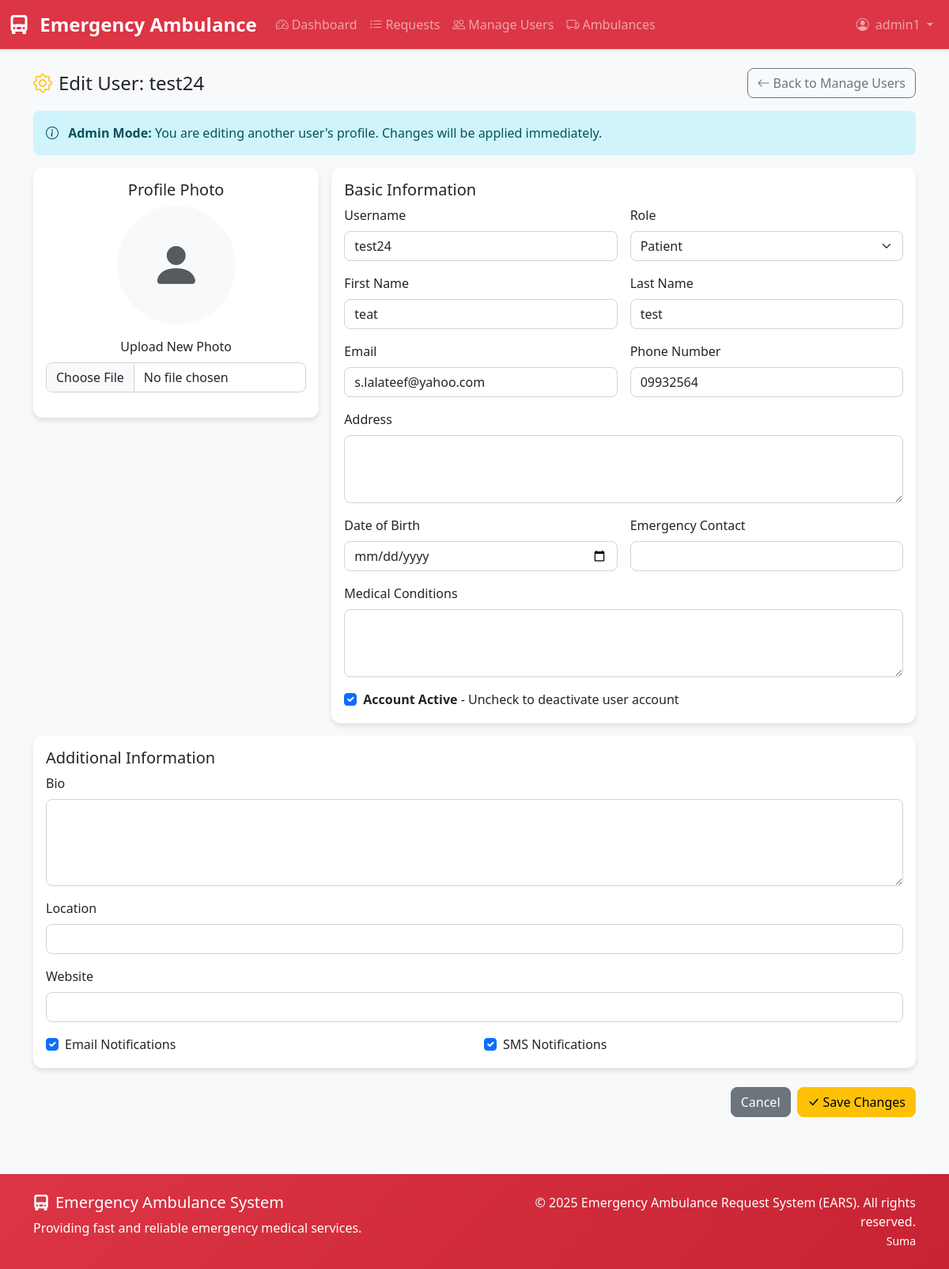
Page /accounts/admin/edit-user/7/ (signed in) on the committed database.
### accounts/models.py (models this page shows, shortened)
class User(AbstractUser):
    ROLE_CHOICES = (
        ('patient', 'Patient'),
        ('paramedic', 'Paramedic'),
        ('admin', 'Admin'),
    )
    role = models.CharField(max_length=20, choices=ROLE_CHOICES, default='patient')
    phone_number = models.CharField(max_length=15, blank=True, null=True)
    address = models.TextField(blank=True, null=True)
    date_of_birth = models.DateField(blank=True, null=True)
    emergency_contact = models.CharField(max_length=15, blank=True, null=True)
    medical_conditions = models.TextField(blank=True, null=True, help_text="Any medical conditions or allergies")
    license_number = models.CharField(max_length=50, blank=True, null=True, help_text="For paramedics only")
    is_available = models.BooleanField(default=True, help_text="For paramedics - availability status")
    profile_image = models.ImageField(upload_to='profiles/', blank=True, null=True)
    created_at = models.DateTimeField(auto_now_add=True)
    updated_at = models.DateTimeField(auto_now=True)
    def is_paramedic(self):
        return self.role == 'paramedic'
    def is_admin_user(self):
        return self.role == 'admin'
    class Meta:
        db_table = 'accounts_user'

class UserProfile(models.Model):
    user = models.OneToOneField(User, on_delete=models.CASCADE, related_name='profile')
    bio = models.TextField(blank=True, null=True)
    location = models.CharField(max_length=100, blank=True, null=True)
    website = models.URLField(blank=True, null=True)
    email_notifications = models.BooleanField(default=True)
    sms_notifications = models.BooleanField(default=True)
    created_at = models.DateTimeField(auto_now_add=True)
    updated_at = models.DateTimeField(auto_now=True)
    class Meta:
        db_table = 'accounts_userprofile'

### accounts/views.py (the view)
# urls.py: path('admin/edit-user/<int:user_id>/', views.admin_edit_user_view, name='admin_edit_user'),
@login_required
def admin_edit_user_view(request, user_id):
    if not request.user.is_admin_user():
        messages.error(request, 'Only admins can edit users.')
        return redirect('accounts:dashboard_redirect')
    user_to_edit = get_object_or_404(User, id=user_id)
    try:
        profile = user_to_edit.profile
    except UserProfile.DoesNotExist:
        profile = UserProfile.objects.create(user=user_to_edit)
    if request.method == 'POST':
        user_form = AdminUserEditForm(request.POST, request.FILES, instance=user_to_edit)
        profile_form = ExtendedProfileForm(request.POST, instance=profile)
        paramedic_form = None
        if user_to_edit.is_paramedic():
            paramedic_form = AdminParamedicEditForm(request.POST, instance=user_to_edit)
        forms_valid = user_form.is_valid() and profile_form.is_valid()
        if paramedic_form:
            forms_valid = forms_valid and paramedic_form.is_valid()
        if forms_valid:
            user_form.save()
            profile_form.save()
            if paramedic_form:
                paramedic_form.save()
            messages.success(request, f'User {user_to_edit.username} has been updated successfully!')
            return redirect('accounts:manage_users')
    else:
        user_form = AdminUserEditForm(instance=user_to_edit)
        profile_form = ExtendedProfileForm(instance=profile)
        paramedic_form = AdminParamedicEditForm(instance=user_to_edit) if user_to_edit.is_paramedic() else None
    context = {
        'user_to_edit': user_to_edit,
        'user_form': user_form,
        'profile_form': profile_form,
        'paramedic_form': paramedic_form,
    }
    return render(request, 'accounts/admin_edit_user.html', context)

### templates/accounts/admin_edit_user.html (shortened to what this page needs)
{% extends 'base.html' %}
{% block content %}
<div class="container py-4">
    <div class="d-flex justify-content-between align-items-center mb-3">
        <h1 class="h4 mb-0">
            <i class="bi bi-gear text-warning me-2"></i>Edit User: {{ user_to_edit.username }}
        </h1>
        <a href="{% url 'accounts:manage_users' %}" class="btn btn-outline-secondary">
            <i class="bi bi-arrow-left me-1"></i>Back to Manage Users
        </a>
    </div>
    <div class="alert alert-info">
        <i class="bi bi-info-circle me-2"></i>
        <strong>Admin Mode:</strong> You are editing another user's profile. Changes will be applied immediately.
    </div>
    <form method="post" enctype="multipart/form-data">
        <div class="row g-3">
            <div class="col-lg-4">
                <div class="card">
                    <div class="card-body text-center">
                        <h5 class="card-title">Profile Photo</h5>
                        <div class="mb-3">
                            {% if user_to_edit.profile_image %}
                                <img src="{{ user_to_edit.profile_image.url }}" alt="Current Profile Photo"
                                     class="rounded-circle" style="width: 150px; height: 150px; object-fit: cover;">
                            {% else %}
                                <div class="bg-light rounded-circle d-flex align-items-center justify-content-center"
                                     style="width: 150px; height: 150px; margin: 0 auto;">
                                    <i class="bi bi-person-fill text-muted" style="font-size: 4rem;"></i>
                                </div>
                            {% endif %}
                        </div>
                        <div class="mb-3">
                            <label for="{{ user_form.profile_image.id_for_label }}" class="form-label">Upload New Photo</label>
                            {{ user_form.profile_image }}
                        </div>
                    </div>
                </div>
            </div>
            <div class="col-lg-8">
                <div class="card">
                    <div class="card-body">
                        <h5 class="card-title">Basic Information</h5>
                        <div class="row g-3">
                            <div class="col-md-6">
                                <label for="{{ user_form.username.id_for_label }}" class="form-label">Username</label>
                                {{ user_form.username }}
                            </div>
                            <div class="col-md-6">
                                <label for="{{ user_form.role.id_for_label }}" class="form-label">Role</label>
                                {{ user_form.role }}
                            </div>
                            <div class="col-md-6">
                                <label for="{{ user_form.first_name.id_for_label }}" class="form-label">First Name</label>
                                {{ user_form.first_name }}
                            </div>
                            <div class="col-md-6">
                                <label for="{{ user_form.last_name.id_for_label }}" class="form-label">Last Name</label>
                                {{ user_form.last_name }}
                            </div>
                            <div class="col-md-6">
                                <label for="{{ user_form.email.id_for_label }}" class="form-label">Email</label>
                                {{ user_form.email }}
                            </div>
                            <div class="col-md-6">
                                <label for="{{ user_form.phone_number.id_for_label }}" class="form-label">Phone Number</label>
                                {{ user_form.phone_number }}
                            </div>
                            <div class="col-12">
                                <label for="{{ user_form.address.id_for_label }}" class="form-label">Address</label>
                                {{ user_form.address }}
                            </div>
                            <div class="col-md-6">
                                <label for="{{ user_form.date_of_birth.id_for_label }}" class="form-label">Date of Birth</label>
                                {{ user_form.date_of_birth }}
                            </div>
                            <div class="col-md-6">
                                <label for="{{ user_form.emergency_contact.id_for_label }}" class="form-label">Emergency Contact</label>
                                {{ user_form.emergency_contact }}
                            </div>
                            <div class="col-12">
                                <label for="{{ user_form.medical_conditions.id_for_label }}" class="form-label">Medical Conditions</label>
                                {{ user_form.medical_conditions }}
                            </div>
                            <div class="col-12">
                                <div class="form-check">
                                    {{ user_form.is_active }}
                                    <label class="form-check-label" for="{{ user_form.is_active.id_for_label }}">
                                        <strong>Account Active</strong> - Uncheck to deactivate user account
                                    </label>
                                </div>
                            </div>
                        </div>
                    </div>
                </div>
            </div>
            <div class="col-lg-{% if paramedic_form %}6{% else %}12{% endif %}">
                <div class="card">
                    <div class="card-body">
                        <h5 class="card-title">Additional Information</h5>
                        <div class="mb-3">
                            <label for="{{ profile_form.bio.id_for_label }}" class="form-label">Bio</label>
                            {{ profile_form.bio }}
                        </div>
                        <div class="mb-3">
                            <label for="{{ profile_form.location.id_for_label }}" class="form-label">Location</label>
                            {{ profile_form.location }}
                        </div>
                        <div class="mb-3">
                            <label for="{{ profile_form.website.id_for_label }}" class="form-label">Website</label>
                            {{ profile_form.website }}
                        </div>
                        <div class="row">
                            <div class="col-6">
                                <div class="form-check">
                                    {{ profile_form.email_notifications }}
                                    <label class="form-check-label" for="{{ profile_form.email_notifications.id_for_label }}">
                                        Email Notifications
                                    </label>
                                </div>
                            </div>
                            <div class="col-6">
                                <div class="form-check">
                                    {{ profile_form.sms_notifications }}
                                    <label class="form-check-label" for="{{ profile_form.sms_notifications.id_for_label }}">
                                        SMS Notifications
                                    </label>
                                </div>
                            </div>
                        </div>
                    </div>
                </div>
            </div>
        </div>
        <div class="d-flex justify-content-end mt-4">
            <a href="{% url 'accounts:manage_users' %}" class="btn btn-secondary me-2">Cancel</a>
            <button type="submit" class="btn btn-warning">
                <i class="bi bi-check-lg me-1"></i>Save Changes
            </button>
        </div>
    </form>
</div>
{% endblock %}

### templates/base.html (shortened to what this page needs)
<!DOCTYPE html>
<html lang="en">
<head>
    <link href="https://cdn.jsdelivr.net/npm/bootstrap@5.3.2/dist/css/bootstrap.min.css" rel="stylesheet">
    <link href="https://cdn.jsdelivr.net/npm/bootstrap-icons@1.11.1/font/bootstrap-icons.css" rel="stylesheet">
</head>
<body class="d-flex flex-column min-vh-100">
    <nav class="navbar navbar-expand-lg navbar-dark bg-danger">
        <div class="container-fluid">
            <a class="navbar-brand" href="{% url 'accounts:dashboard_redirect' %}">
                <i class="bi bi-truck-front-fill me-2"></i>
                Emergency Ambulance
            </a>
            <div class="collapse navbar-collapse" id="navbarNav">
                {% if user.is_authenticated %}
                    <ul class="navbar-nav me-auto">
                        <li class="nav-item">
                            <a class="nav-link" href="{% url 'accounts:dashboard_redirect' %}">
                                <i class="bi bi-speedometer2 me-1"></i>Dashboard
                            </a>
                        </li>
                        <li class="nav-item">
                            <a class="nav-link" href="{% url 'ambulance:request_list' %}">
                                <i class="bi bi-list-ul me-1"></i>Requests
                            </a>
                        </li>
                        {% if user.is_authenticated and user.role == 'admin' %}
                            <li class="nav-item">
                                <a class="nav-link" href="{% url 'accounts:manage_users' %}">
                                    <i class="bi bi-people me-1"></i>Manage Users
                                </a>
                            </li>
                            <li class="nav-item">
                                <a class="nav-link" href="{% url 'ambulance:ambulance_list' %}">
                                    <i class="bi bi-truck me-1"></i>Ambulances
                                </a>
                            </li>
                        {% endif %}
                    </ul>
                    <ul class="navbar-nav">
                        <li class="nav-item dropdown">
                            <a class="nav-link dropdown-toggle" href="#" role="button" data-bs-toggle="dropdown">
                                <i class="bi bi-person-circle me-1"></i>
                                {{ user.first_name|default:user.username }}
                            </a>
                        </li>
                    </ul>
                {% endif %}
            </div>
        </div>
    </nav>
    <main class="flex-grow-1">
        {% block content %}{% endblock %}
    </main>
    <footer class="footer py-4 mt-5">
        <div class="container">
            <div class="row">
                <div class="col-md-6">
                    <h5><i class="bi bi-truck-front-fill me-2"></i>Emergency Ambulance System</h5>
                    <p class="mb-0">Providing fast and reliable emergency medical services.</p>
                </div>
                <div class="col-md-6 text-md-end">
                    <p class="mb-0">&copy; 2025 Emergency Ambulance Request System (EARS). All rights reserved.</p>
                    <small class="mb-0">Suma</small>
                </div>
            </div>
        </div>
    </footer>
</body>
</html>

### rows in the picture
User: first_name "admin1"
User: username "test24", role "Patient", first_name "teat", last_name "test", email "s.lalateef@yahoo.com", phone_number "09932564", is_active "☑"
UserProfile: email_notifications "☑", sms_notifications "☑"
